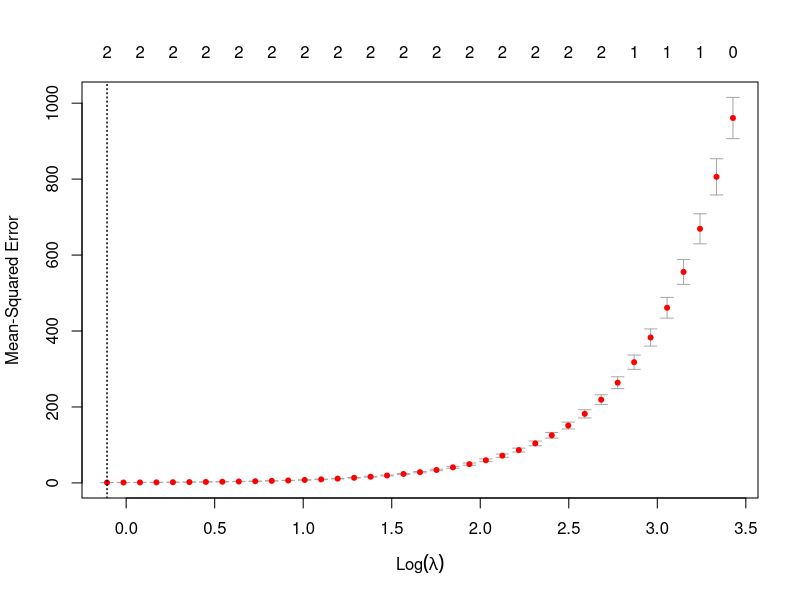

Write R code to recreate this figure. (Note: this script raises an error after producing the figure.)
#lasso regression
library(glmnet)

anar=read.csv("ANAR/HousingANAR.csv")
dt=subset(anar,select = c(reg,develop,level,X,
                          Total.Point.estimate,Children.without.functional.difficulties.Point.estimate,
                          Children.with.functional.difficulties.Point.estimate,Time.period))
str(dt)

y <- anar$Children.without.functional.difficulties.Point.estimate

x <- data.matrix(anar[, c('reg', 'develop', 'level','X',
                          'Total.Point.estimate','Children.without.functional.difficulties.Point.estimate',
                          'Time.period')])


#perform k-fold cross-validation to find optimal lambda value
cv_model <- cv.glmnet(x, y, alpha = 1)

#find optimal lambda value that minimizes test MSE
best_lambda <- cv_model$lambda.min
best_lambda

plot(cv_model)

#find coefficients of best model
best_model <- glmnet(x, y, alpha = 1, lambda = best_lambda)
coef(best_model)

#use fitted best model to make predictions
y_predicted <- predict(best_model, s = best_lambda, newx = x)

#find SST and SSE
sst <- sum((y - mean(y))^2)
sse <- sum((y_predicted - y)^2)

#find R-Squared
rsq <- 1 - sse/sst
rsq
#0.4557332
hey=as.numeric(y_predicted)
preds <- data.frame(cbind(actuals=dt$Children.with.functional.difficulties.Point.estimate, predicteds=hey))

mse = mean((preds$actuals - preds$predicteds)^2)
mae = MAE(preds$actuals, preds$predicteds)
rmse = RMSE(preds$actuals, preds$predicteds)
cat("MSE: ", mse, "MAE: ", mae, " RMSE: ", rmse)
#MSE:  49.02464 MAE:  5.32957  RMSE:  7.00176

x = 1:length(preds$actuals)
plot(x, preds$actuals, col = "red", type = "l", lwd=2,
     main = "anar lg data prediction")
lines(x, preds$predicteds, col = "blue", lwd=2)
legend("topright",  legend = c("original", "predicted"), 
       fill = c("red", "blue"), col = 2:3,  adj = c(0, 0.6))
grid()
cor(preds)
#              actuals predicteds
# actuals    1.0000000  0.9837811
# predicteds 0.9837811  1.0000000